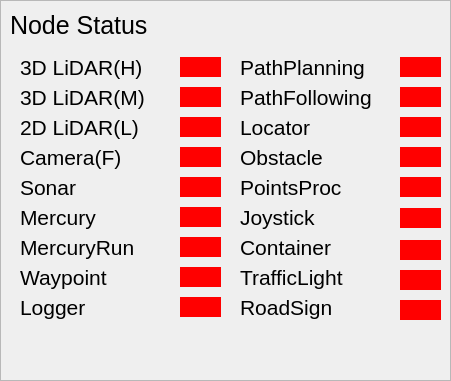
   <widget class="QFrame" name="frame_Node_status">
    <property name="geometry">
     <rect>
      <x>1290</x>
      <y>430</y>
      <width>451</width>
      <height>381</height>
     </rect>
    </property>
    <property name="frameShape">
     <enum>QFrame::StyledPanel</enum>
    </property>
    <property name="frameShadow">
     <enum>QFrame::Raised</enum>
    </property>
    <widget class="QLabel" name="label_node_status">
     <property name="geometry">
      <rect>
       <x>10</x>
       <y>10</y>
       <width>431</width>
       <height>31</height>
      </rect>
     </property>
     <property name="font">
      <font>
       <pointsize>19</pointsize>
      </font>
     </property>
     <property name="text">
      <string>Node Status</string>
     </property>
    </widget>
    <widget class="QLabel" name="label_3DLiDAR_H">
     <property name="geometry">
      <rect>
       <x>20</x>
       <y>50</y>
       <width>151</width>
       <height>35</height>
      </rect>
     </property>
     <property name="font">
      <font>
       <pointsize>16</pointsize>
      </font>
     </property>
     <property name="text">
      <string>3D LiDAR(H)</string>
     </property>
    </widget>
    <widget class="QLabel" name="light_3DLiDAR_H">
     <property name="geometry">
      <rect>
       <x>180</x>
       <y>57</y>
       <width>41</width>
       <height>20</height>
      </rect>
     </property>
     <property name="font">
      <font>
       <pointsize>16</pointsize>
      </font>
     </property>
     <property name="styleSheet">
      <string notr="true">background-color: rgb(255, 0, 0);
color: rgb(255, 255, 255);</string>
     </property>
     <property name="text">
      <string/>
     </property>
     <property name="alignment">
      <set>Qt::AlignCenter</set>
     </property>
    </widget>
    <widget class="QLabel" name="label_3DLiDAR_M">
     <property name="geometry">
      <rect>
       <x>20</x>
       <y>80</y>
       <width>151</width>
       <height>35</height>
      </rect>
     </property>
     <property name="font">
      <font>
       <pointsize>16</pointsize>
      </font>
     </property>
     <property name="text">
      <string>3D LiDAR(M)</string>
     </property>
    </widget>
    <widget class="QLabel" name="light_3DLiDAR_M">
     <property name="geometry">
      <rect>
       <x>180</x>
       <y>87</y>
       <width>41</width>
       <height>20</height>
      </rect>
     </property>
     <property name="font">
      <font>
       <pointsize>16</pointsize>
      </font>
     </property>
     <property name="styleSheet">
      <string notr="true">background-color: rgb(255, 0, 0);
color: rgb(255, 255, 255);</string>
     </property>
     <property name="text">
      <string/>
     </property>
     <property name="alignment">
      <set>Qt::AlignCenter</set>
     </property>
    </widget>
    <widget class="QLabel" name="label_2DLiDAR_L">
     <property name="geometry">
      <rect>
       <x>20</x>
       <y>110</y>
       <width>151</width>
       <height>35</height>
      </rect>
     </property>
     <property name="font">
      <font>
       <pointsize>16</pointsize>
      </font>
     </property>
     <property name="text">
      <string>2D LiDAR(L)</string>
     </property>
    </widget>
    <widget class="QLabel" name="light_2DLiDAR_L">
     <property name="geometry">
      <rect>
       <x>180</x>
       <y>117</y>
       <width>41</width>
       <height>20</height>
      </rect>
     </property>
     <property name="font">
      <font>
       <pointsize>16</pointsize>
      </font>
     </property>
     <property name="styleSheet">
      <string notr="true">background-color: rgb(255, 0, 0);
color: rgb(255, 255, 255);</string>
     </property>
     <property name="text">
      <string/>
     </property>
     <property name="alignment">
      <set>Qt::AlignCenter</set>
     </property>
    </widget>
    <widget class="QLabel" name="label_camera_status">
     <property name="geometry">
      <rect>
       <x>20</x>
       <y>140</y>
       <width>151</width>
       <height>35</height>
      </rect>
     </property>
     <property name="font">
      <font>
       <pointsize>16</pointsize>
      </font>
     </property>
     <property name="text">
      <string>Camera(F)</string>
     </property>
    </widget>
    <widget class="QLabel" name="light_camera_status">
     <property name="geometry">
      <rect>
       <x>180</x>
       <y>147</y>
       <width>41</width>
       <height>20</height>
      </rect>
     </property>
     <property name="font">
      <font>
       <pointsize>16</pointsize>
      </font>
     </property>
     <property name="styleSheet">
      <string notr="true">background-color: rgb(255, 0, 0);
color: rgb(255, 255, 255);</string>
     </property>
     <property name="text">
      <string/>
     </property>
     <property name="alignment">
      <set>Qt::AlignCenter</set>
     </property>
    </widget>
    <widget class="QLabel" name="label_Mercury">
     <property name="geometry">
      <rect>
       <x>20</x>
       <y>200</y>
       <width>141</width>
       <height>35</height>
      </rect>
     </property>
     <property name="font">
      <font>
       <pointsize>16</pointsize>
      </font>
     </property>
     <property name="text">
      <string>Mercury</string>
     </property>
    </widget>
    <widget class="QLabel" name="label_Sonar">
     <property name="geometry">
      <rect>
       <x>20</x>
       <y>170</y>
       <width>151</width>
       <height>35</height>
      </rect>
     </property>
     <property name="font">
      <font>
       <pointsize>16</pointsize>
      </font>
     </property>
     <property name="text">
      <string>Sonar</string>
     </property>
    </widget>
    <widget class="QLabel" name="label_waypoint">
     <property name="geometry">
      <rect>
       <x>20</x>
       <y>260</y>
       <width>151</width>
       <height>35</height>
      </rect>
     </property>
     <property name="font">
      <font>
       <pointsize>16</pointsize>
      </font>
     </property>
     <property name="text">
      <string>Waypoint</string>
     </property>
    </widget>
    <widget class="QLabel" name="light_Mercury">
     <property name="geometry">
      <rect>
       <x>180</x>
       <y>207</y>
       <width>41</width>
       <height>20</height>
      </rect>
     </property>
     <property name="font">
      <font>
       <pointsize>16</pointsize>
      </font>
     </property>
     <property name="styleSheet">
      <string notr="true">background-color: rgb(255, 0, 0);
color: rgb(255, 255, 255);</string>
     </property>
     <property name="text">
      <string/>
     </property>
     <property name="alignment">
      <set>Qt::AlignCenter</set>
     </property>
    </widget>
    <widget class="QLabel" name="light_sonar">
     <property name="geometry">
      <rect>
       <x>180</x>
       <y>177</y>
       <width>41</width>
       <height>20</height>
      </rect>
     </property>
     <property name="font">
      <font>
       <pointsize>16</pointsize>
      </font>
     </property>
     <property name="styleSheet">
      <string notr="true">background-color: rgb(255, 0, 0);
color: rgb(255, 255, 255);</string>
     </property>
     <property name="text">
      <string/>
     </property>
     <property name="alignment">
      <set>Qt::AlignCenter</set>
     </property>
    </widget>
    <widget class="QLabel" name="label_Mercury_run">
     <property name="geometry">
      <rect>
       <x>20</x>
       <y>230</y>
       <width>151</width>
       <height>35</height>
      </rect>
     </property>
     <property name="font">
      <font>
       <pointsize>16</pointsize>
      </font>
     </property>
     <property name="text">
      <string>MercuryRun</string>
     </property>
    </widget>
    <widget class="QLabel" name="light_waypoint">
     <property name="geometry">
      <rect>
       <x>180</x>
       <y>267</y>
       <width>41</width>
       <height>20</height>
      </rect>
     </property>
     <property name="font">
      <font>
       <pointsize>16</pointsize>
      </font>
     </property>
     <property name="styleSheet">
      <string notr="true">background-color: rgb(255, 0, 0);
color: rgb(255, 255, 255);</string>
     </property>
     <property name="text">
      <string/>
     </property>
     <property name="alignment">
      <set>Qt::AlignCenter</set>
     </property>
    </widget>
    <widget class="QLabel" name="light_Mercury_run">
     <property name="geometry">
      <rect>
       <x>180</x>
       <y>237</y>
       <width>41</width>
       <height>20</height>
      </rect>
     </property>
     <property name="font">
      <font>
       <pointsize>16</pointsize>
      </font>
     </property>
     <property name="styleSheet">
      <string notr="true">background-color: rgb(255, 0, 0);
color: rgb(255, 255, 255);</string>
     </property>
     <property name="text">
      <string/>
     </property>
     <property name="alignment">
      <set>Qt::AlignCenter</set>
     </property>
    </widget>
    <widget class="QLabel" name="label_path_following">
     <property name="geometry">
      <rect>
       <x>240</x>
       <y>80</y>
       <width>151</width>
       <height>35</height>
      </rect>
     </property>
     <property name="font">
      <font>
       <pointsize>16</pointsize>
      </font>
     </property>
     <property name="text">
      <string>PathFollowing</string>
     </property>
    </widget>
    <widget class="QLabel" name="label_path_plannning">
     <property name="geometry">
      <rect>
       <x>240</x>
       <y>50</y>
       <width>151</width>
       <height>35</height>
      </rect>
     </property>
     <property name="font">
      <font>
       <pointsize>16</pointsize>
      </font>
     </property>
     <property name="text">
      <string>PathPlanning</string>
     </property>
    </widget>
    <widget class="QLabel" name="label_road_sign">
     <property name="geometry">
      <rect>
       <x>240</x>
       <y>290</y>
       <width>151</width>
       <height>35</height>
      </rect>
     </property>
     <property name="font">
      <font>
       <pointsize>16</pointsize>
      </font>
     </property>
     <property name="text">
      <string>RoadSign</string>
     </property>
    </widget>
    <widget class="QLabel" name="label_obstacle">
     <property name="geometry">
      <rect>
       <x>240</x>
       <y>140</y>
       <width>151</width>
       <height>35</height>
      </rect>
     </property>
     <property name="font">
      <font>
       <pointsize>16</pointsize>
      </font>
     </property>
     <property name="text">
      <string>Obstacle</string>
     </property>
    </widget>
    <widget class="QLabel" name="label_logger">
     <property name="geometry">
      <rect>
       <x>20</x>
       <y>290</y>
       <width>151</width>
       <height>35</height>
      </rect>
     </property>
     <property name="font">
      <font>
       <pointsize>16</pointsize>
      </font>
     </property>
     <property name="text">
      <string>Logger</string>
     </property>
    </widget>
    <widget class="QLabel" name="light_path_planning">
     <property name="geometry">
      <rect>
       <x>400</x>
       <y>57</y>
       <width>41</width>
       <height>20</height>
      </rect>
     </property>
     <property name="font">
      <font>
       <pointsize>16</pointsize>
      </font>
     </property>
     <property name="styleSheet">
      <string notr="true">background-color: rgb(255, 0, 0);
color: rgb(255, 255, 255);</string>
     </property>
     <property name="text">
      <string/>
     </property>
     <property name="alignment">
      <set>Qt::AlignCenter</set>
     </property>
    </widget>
    <widget class="QLabel" name="light_path_following">
     <property name="geometry">
      <rect>
       <x>400</x>
       <y>87</y>
       <width>41</width>
       <height>20</height>
      </rect>
     </property>
     <property name="font">
      <font>
       <pointsize>16</pointsize>
      </font>
     </property>
     <property name="styleSheet">
      <string notr="true">background-color: rgb(255, 0, 0);
color: rgb(255, 255, 255);</string>
     </property>
     <property name="text">
      <string/>
     </property>
     <property name="alignment">
      <set>Qt::AlignCenter</set>
     </property>
    </widget>
    <widget class="QLabel" name="light_points_proc">
     <property name="geometry">
      <rect>
       <x>400</x>
       <y>177</y>
       <width>41</width>
       <height>20</height>
      </rect>
     </property>
     <property name="font">
      <font>
       <pointsize>16</pointsize>
      </font>
     </property>
     <property name="styleSheet">
      <string notr="true">background-color: rgb(255, 0, 0);
color: rgb(255, 255, 255);</string>
     </property>
     <property name="text">
      <string/>
     </property>
     <property name="alignment">
      <set>Qt::AlignCenter</set>
     </property>
    </widget>
    <widget class="QLabel" name="light_road_sign">
     <property name="geometry">
      <rect>
       <x>400</x>
       <y>300</y>
       <width>41</width>
       <height>20</height>
      </rect>
     </property>
     <property name="font">
      <font>
       <pointsize>16</pointsize>
      </font>
     </property>
     <property name="styleSheet">
      <string notr="true">background-color: rgb(255, 0, 0);
color: rgb(255, 255, 255);</string>
     </property>
     <property name="text">
      <string/>
     </property>
     <property name="alignment">
      <set>Qt::AlignCenter</set>
     </property>
    </widget>
    <widget class="QLabel" name="light_logger">
     <property name="geometry">
      <rect>
       <x>180</x>
       <y>297</y>
       <width>41</width>
       <height>20</height>
      </rect>
     </property>
     <property name="font">
      <font>
       <pointsize>16</pointsize>
      </font>
     </property>
     <property name="styleSheet">
      <string notr="true">background-color: rgb(255, 0, 0);
color: rgb(255, 255, 255);</string>
     </property>
     <property name="text">
      <string/>
     </property>
     <property name="alignment">
      <set>Qt::AlignCenter</set>
     </property>
    </widget>
    <widget class="QLabel" name="label_locator">
     <property name="geometry">
      <rect>
       <x>240</x>
       <y>110</y>
       <width>151</width>
       <height>35</height>
      </rect>
     </property>
     <property name="font">
      <font>
       <pointsize>16</pointsize>
      </font>
     </property>
     <property name="text">
      <string>Locator</string>
     </property>
    </widget>
    <widget class="QLabel" name="label_points_proc">
     <property name="geometry">
      <rect>
       <x>240</x>
       <y>170</y>
       <width>151</width>
       <height>35</height>
      </rect>
     </property>
     <property name="font">
      <font>
       <pointsize>16</pointsize>
      </font>
     </property>
     <property name="text">
      <string>PointsProc</string>
     </property>
    </widget>
    <widget class="QLabel" name="light_obstacle">
     <property name="geometry">
      <rect>
       <x>400</x>
       <y>147</y>
       <width>41</width>
       <height>20</height>
      </rect>
     </property>
     <property name="font">
      <font>
       <pointsize>16</pointsize>
      </font>
     </property>
     <property name="styleSheet">
      <string notr="true">background-color: rgb(255, 0, 0);
color: rgb(255, 255, 255);</string>
     </property>
     <property name="text">
      <string/>
     </property>
     <property name="alignment">
      <set>Qt::AlignCenter</set>
     </property>
    </widget>
    <widget class="QLabel" name="light_locator">
     <property name="geometry">
      <rect>
       <x>400</x>
       <y>117</y>
       <width>41</width>
       <height>20</height>
      </rect>
     </property>
     <property name="font">
      <font>
       <pointsize>16</pointsize>
      </font>
     </property>
     <property name="styleSheet">
      <string notr="true">background-color: rgb(255, 0, 0);
color: rgb(255, 255, 255);</string>
     </property>
     <property name="text">
      <string/>
     </property>
     <property name="alignment">
      <set>Qt::AlignCenter</set>
     </property>
    </widget>
    <widget class="QLabel" name="light_joystick">
     <property name="geometry">
      <rect>
       <x>400</x>
       <y>208</y>
       <width>41</width>
       <height>20</height>
      </rect>
     </property>
     <property name="font">
      <font>
       <pointsize>16</pointsize>
      </font>
     </property>
     <property name="styleSheet">
      <string notr="true">background-color: rgb(255, 0, 0);
color: rgb(255, 255, 255);</string>
     </property>
     <property name="text">
      <string/>
     </property>
     <property name="alignment">
      <set>Qt::AlignCenter</set>
     </property>
    </widget>
    <widget class="QLabel" name="label_joystick">
     <property name="geometry">
      <rect>
       <x>240</x>
       <y>200</y>
       <width>151</width>
       <height>35</height>
      </rect>
     </property>
     <property name="font">
      <font>
       <pointsize>16</pointsize>
      </font>
     </property>
     <property name="text">
      <string>Joystick</string>
     </property>
    </widget>
    <widget class="QLabel" name="light_container">
     <property name="geometry">
      <rect>
       <x>400</x>
       <y>240</y>
       <width>41</width>
       <height>20</height>
      </rect>
     </property>
     <property name="font">
      <font>
       <pointsize>16</pointsize>
      </font>
     </property>
     <property name="styleSheet">
      <string notr="true">background-color: rgb(255, 0, 0);
color: rgb(255, 255, 255);</string>
     </property>
     <property name="text">
      <string/>
     </property>
     <property name="alignment">
      <set>Qt::AlignCenter</set>
     </property>
    </widget>
    <widget class="QLabel" name="label_container">
     <property name="geometry">
      <rect>
       <x>240</x>
       <y>230</y>
       <width>151</width>
       <height>35</height>
      </rect>
     </property>
     <property name="font">
      <font>
       <pointsize>16</pointsize>
      </font>
     </property>
     <property name="text">
      <string>Container</string>
     </property>
    </widget>
    <widget class="QLabel" name="label_traffic_light">
     <property name="geometry">
      <rect>
       <x>240</x>
       <y>260</y>
       <width>151</width>
       <height>35</height>
      </rect>
     </property>
     <property name="font">
      <font>
       <pointsize>16</pointsize>
      </font>
     </property>
     <property name="text">
      <string>TrafficLight</string>
     </property>
    </widget>
    <widget class="QLabel" name="light_traffic_light">
     <property name="geometry">
      <rect>
       <x>400</x>
       <y>270</y>
       <width>41</width>
       <height>20</height>
      </rect>
     </property>
     <property name="font">
      <font>
       <pointsize>16</pointsize>
      </font>
     </property>
     <property name="styleSheet">
      <string notr="true">background-color: rgb(255, 0, 0);
color: rgb(255, 255, 255);</string>
     </property>
     <property name="text">
      <string/>
     </property>
     <property name="alignment">
      <set>Qt::AlignCenter</set>
     </property>
    </widget>
   </widget>
